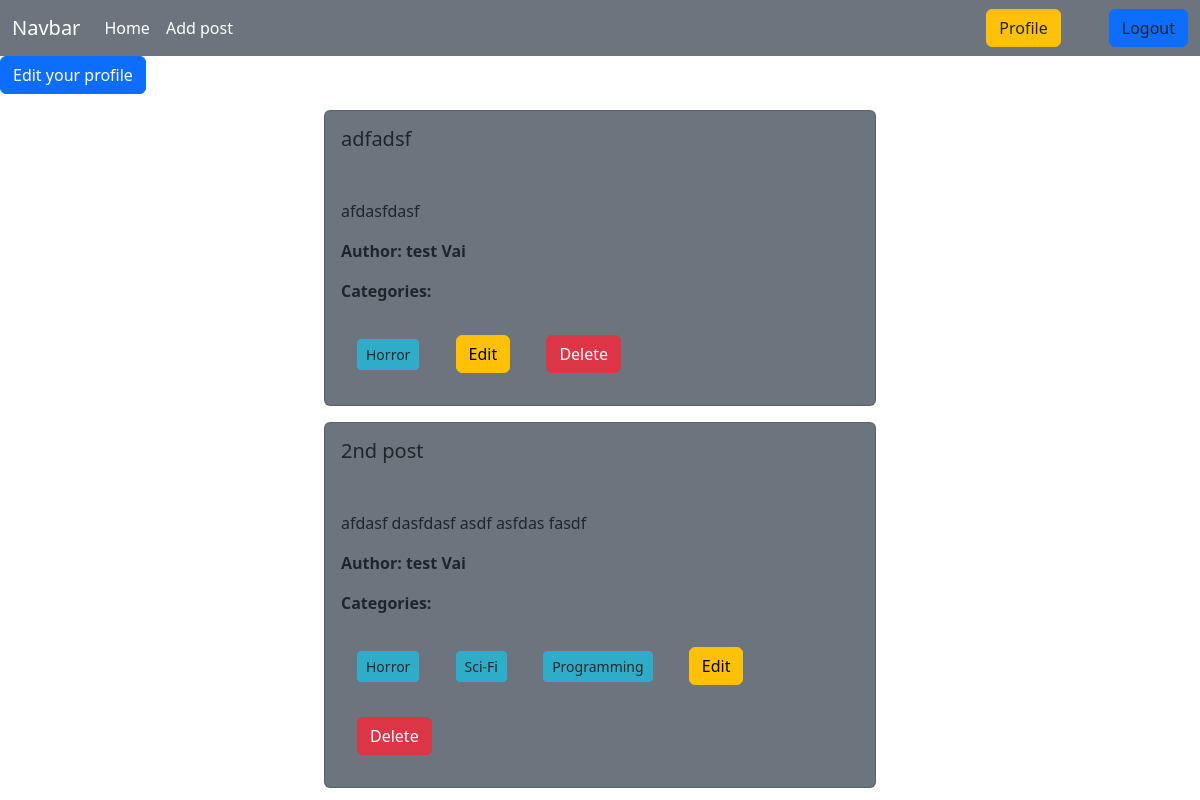
Before: /author/profile/ (signed in) with the older database file.
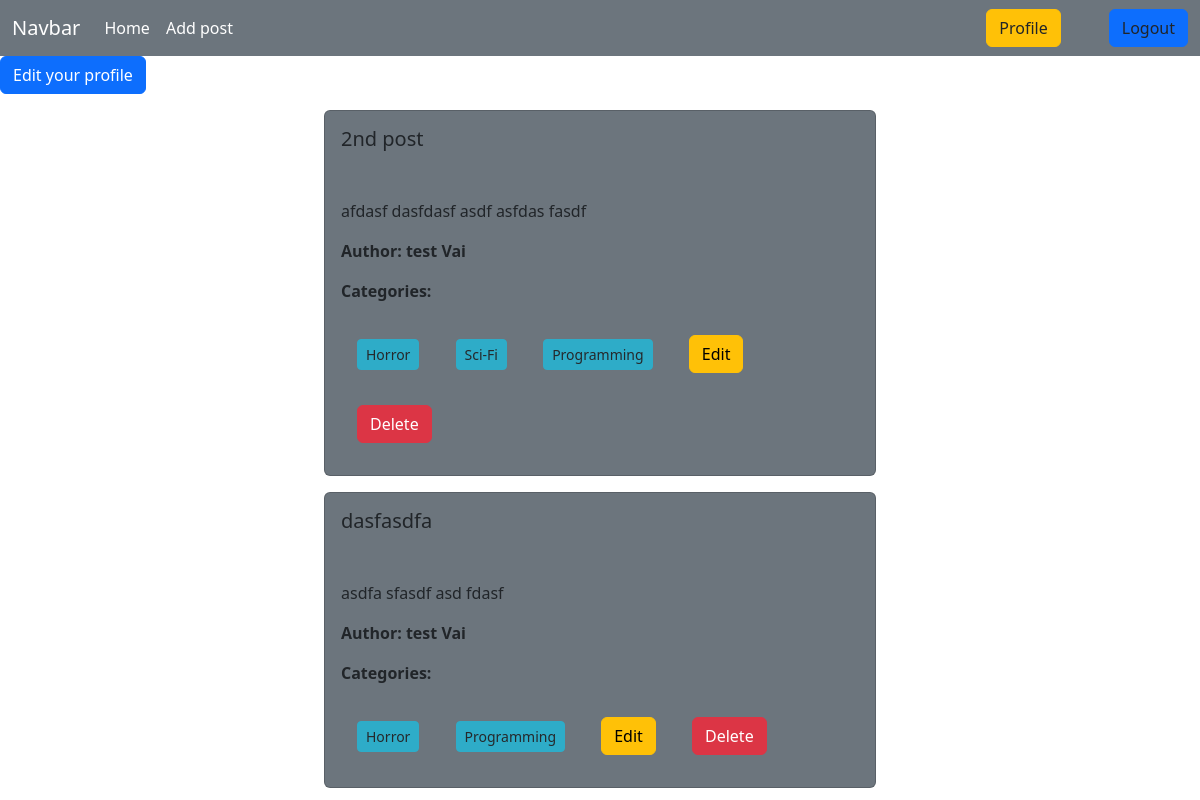
After: the same page with the newer database file.
### posts/models.py (models this page shows, shortened)
class Post(models.Model):
    title = models.CharField(max_length=50)
    content = models.TextField()
    category = models.ManyToManyField(Category) #One post can be under many categories and one category can be under many posts.
    author = models.ForeignKey(User, on_delete=models.CASCADE)

### categories/models.py (models this page shows)
class Category(models.Model):
    name = models.CharField(max_length=50)
    slug = models.SlugField(max_length=100, unique=True, blank=True, null=True)
    def __str__(self) -> str:
        return self.name

### author/views.py (the view)
# urls.py: path('profile/', views.profile, name='profile'),
@login_required
def profile(request):
    data = Post.objects.filter(author = request.user)
    return render(request, 'author/profile.html', {'data' : data})

### author/templates/author/profile.html
{% extends "base.html" %}
{% load crispy_forms_tags %}
{% block content %}
     <div>
        <a class="btn btn-primary" href="{% url 'profile_update' %}"> Edit your profile </a>
     </div>
    {% for posts in data %}
        <div class="d-flex flex-wrap justify-content-center px-5 my-3">
            <div class="col-sm-6 mb-3 mb-sm-0">
                <div class="card bg-secondary">
                    <div class="card-body">
                    <h5 class="card-title mb-5">{{posts.title}}</h5>
                    <p class="card-text"> {{posts.content}} </p>
                    <p><strong> Author: {{posts.author.first_name}} {{posts.author.last_name}}</strong></p>
                    <p><strong> Categories: </strong></p>
                        {% for categs in posts.category.all %}
                        <button class="btn btn-info btn-sm disabled m-3">{{ categs }}</button>
                        {% endfor %}
                        <a href="{% url 'edit_post' posts.id %}" class="btn btn-warning m-3">Edit</a>
                        <a href="{% url 'delete_post' posts.id %}" class="btn btn-danger m-3">Delete</a>
                    </div>
                </div>
            </div>
        </div>
    {% endfor %}
{% endblock %}

Changed rows visible on the page:
removed Post: title "adfadsf", content "afdasfdasf", author.first_name "test", author.last_name "Vai", Category (name "Horror")
added Post: title "dasfasdfa", content "asdfa sfasdf asd fdasf", author.first_name "test", author.last_name "Vai", Category (name "Horror"), Category (name "Programming")
